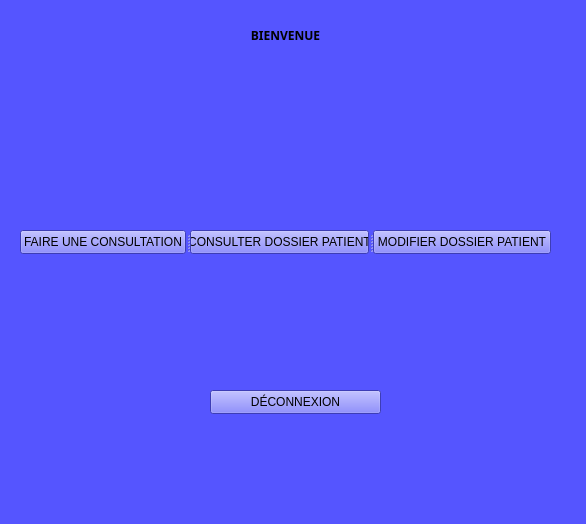
<?xml version="1.0" encoding="UTF-8"?>
<ui version="4.0">
 <class>Form</class>
 <widget class="QWidget" name="Form">
  <property name="geometry">
   <rect>
    <x>0</x>
    <y>0</y>
    <width>586</width>
    <height>524</height>
   </rect>
  </property>
  <property name="windowTitle">
   <string>Form</string>
  </property>
  <property name="styleSheet">
   <string notr="true">background-color: rgb(85, 85, 255);</string>
  </property>
  <widget class="QLabel" name="label">
   <property name="geometry">
    <rect>
     <x>130</x>
     <y>20</y>
     <width>311</width>
     <height>31</height>
    </rect>
   </property>
   <property name="font">
    <font>
     <family>Arial Black</family>
     <bold>true</bold>
    </font>
   </property>
   <property name="text">
    <string>BIENVENUE</string>
   </property>
   <property name="alignment">
    <set>Qt::AlignCenter</set>
   </property>
   <property name="wordWrap">
    <bool>false</bool>
   </property>
  </widget>
  <widget class="QPushButton" name="d">
   <property name="geometry">
    <rect>
     <x>210</x>
     <y>390</y>
     <width>171</width>
     <height>24</height>
    </rect>
   </property>
   <property name="text">
    <string>DÉCONNEXION</string>
   </property>
  </widget>
  <widget class="QSplitter" name="splitter">
   <property name="geometry">
    <rect>
     <x>20</x>
     <y>230</y>
     <width>531</width>
     <height>24</height>
    </rect>
   </property>
   <property name="orientation">
    <enum>Qt::Horizontal</enum>
   </property>
   <widget class="QPushButton" name="c">
    <property name="text">
     <string>FAIRE UNE CONSULTATION</string>
    </property>
   </widget>
   <widget class="QPushButton" name="cd">
    <property name="text">
     <string>CONSULTER DOSSIER PATIENT</string>
    </property>
   </widget>
   <widget class="QPushButton" name="md">
    <property name="text">
     <string>MODIFIER DOSSIER PATIENT</string>
    </property>
   </widget>
  </widget>
 </widget>
 <resources/>
 <connections/>
</ui>
